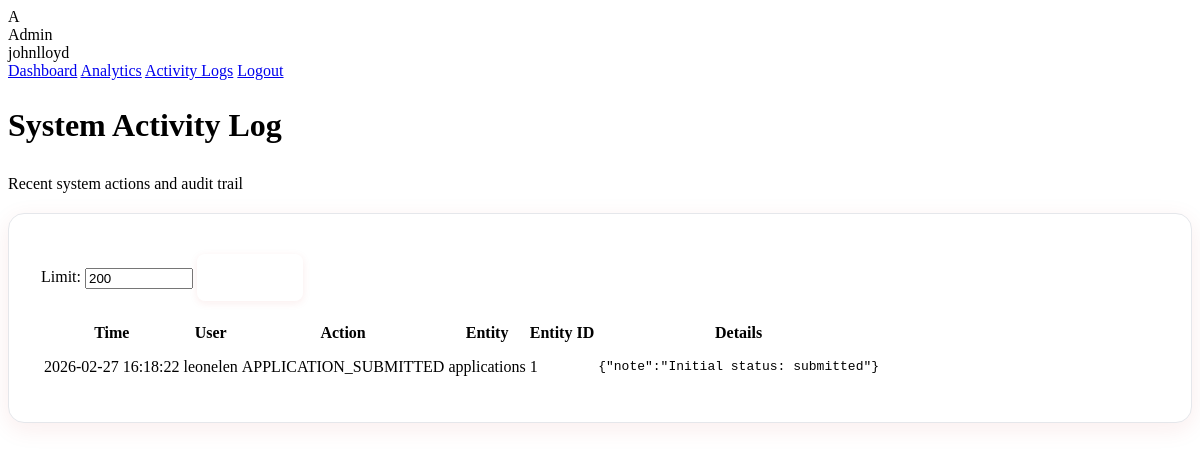
The page /admin/activity_logs.php (signed in) on the database its author committed.
### tables this page shows
CREATE TABLE `audit_logs` (
  `id` int(11) NOT NULL,
  `user_id` int(11) DEFAULT NULL,
  `action` varchar(255) NOT NULL,
  `entity_type` varchar(100) NOT NULL,
  `entity_id` int(11) NOT NULL,
  `old_values` longtext DEFAULT NULL CHECK (json_valid(`old_values`)),
  `new_values` longtext DEFAULT NULL CHECK (json_valid(`new_values`)),
  `ip_address` varchar(45) NOT NULL,
  `user_agent` varchar(500) DEFAULT NULL,
  `created_at` datetime DEFAULT current_timestamp()
);

CREATE TABLE `users` (
  `id` int(11) NOT NULL,
  `username` varchar(100) NOT NULL,
  `password` varchar(255) NOT NULL,
  `first_name` varchar(100) NOT NULL,
  `last_name` varchar(100) NOT NULL,
  `email` varchar(150) NOT NULL,
  `phone` varchar(50) DEFAULT NULL,
  `address` text DEFAULT NULL,
  `role` enum('admin','student','staff') DEFAULT 'student',
  `active` tinyint(1) DEFAULT 1,
  `email_verified` tinyint(1) DEFAULT 0,
  `created_at` datetime DEFAULT current_timestamp(),
  `updated_at` datetime DEFAULT current_timestamp() ON UPDATE current_timestamp(),
  `secret_question` varchar(255) DEFAULT NULL,
  `secret_answer_hash` varchar(255) DEFAULT NULL
);

### admin/activity_logs.php (the view, shortened to what this page needs)
<?php
$pdo = getPDO();
$limit = isset($_GET['limit']) ? (int)$_GET['limit'] : 200;
$limit = min(max($limit, 10), 1000);
$stmt = $pdo->prepare('SELECT al.*, u.username FROM audit_logs al LEFT JOIN users u ON al.user_id = u.id ORDER BY al.created_at DESC LIMIT :lim');
$stmt->bindValue(':lim', $limit, PDO::PARAM_INT);
$stmt->execute();
$logs = $stmt->fetchAll(PDO::FETCH_ASSOC);
?>
<!doctype html>
<html>
<head>
  <link rel="stylesheet" href="../assets/style.css">
</head>
<body>
  <div class="dashboard-app">
    <aside class="sidebar">
      <div class="profile"><div class="avatar">A</div><div><div class="welcome">Admin</div><div class="username"><?= htmlspecialchars($_SESSION['user']['username']) ?></div></div></div>
      <nav>
        <a href="dashboard.php">Dashboard</a>
        <a href="analytics.php">Analytics</a>
        <a href="activity_logs.php">Activity Logs</a>
        <a href="../auth/logout.php">Logout</a>
      </nav>
    </aside>
    <main class="main">
      <div class="header-row"><h2>System Activity Log</h2><p class="muted">Recent system actions and audit trail</p></div>
      <section class="panel">
        <form method="get" style="margin-bottom:12px">Limit: <input type="number" name="limit" value="<?= htmlspecialchars($limit) ?>" style="width:100px"> <button class="btn">Apply</button></form>
        <table>
          <thead><tr><th>Time</th><th>User</th><th>Action</th><th>Entity</th><th>Entity ID</th><th>Details</th></tr></thead>
          <tbody>
            <?php foreach ($logs as $l): ?>
              <tr>
                <td><?= htmlspecialchars($l['created_at']) ?></td>
                <td><?= htmlspecialchars($l['username'] ?? 'System') ?></td>
                <td><?= htmlspecialchars($l['action']) ?></td>
                <td><?= htmlspecialchars($l['entity_type'] ?? $l['target_table'] ?? '') ?></td>
                <td><?= htmlspecialchars($l['entity_id'] ?? $l['target_id'] ?? '') ?></td>
                <td><pre style="white-space:pre-wrap;max-width:600px;overflow:auto"><?= htmlspecialchars($l['new_values'] ?? $l['description'] ?? '') ?></pre></td>
              </tr>
            <?php endforeach; ?>
          </tbody>
        </table>
      </section>
    </main>
  </div>
</body>
</html>

### assets/style.css (style rules this page uses)
.panel { background: #fff; padding: 2rem; border-radius: 16px; border: 1px solid #e5e7eb; box-shadow: 0 6px 24px rgba(185,28,28,0.08); transition: box-shadow 0.2s, border-color 0.2s; }
.btn { display: inline-block; padding: 0.9rem 2rem; border-radius: 8px; border: none; background: var(--primary); color: #fff; font-weight: 600; font-size: 1rem; cursor: pointer; box-shadow: 0 2px 8px rgba(185,28,28,0.08); transition: background 0.2s, box-shadow 0.2s, transform 0.2s; font-family: inherit; margin: 0.5rem 0.5rem 0.5rem 0; }
h2 { font-size: 2rem; font-weight: 600; }
p { color: var(--text-secondary); line-height: 1.7; }

### rows shown on the page
audit_logs: created_at "2026-02-27 16:18:22", user.username "leonelen", action "APPLICATION_SUBMITTED", entity_type "applications", entity "1", new_values "{\"note\":\"Initial status: submitted\"}"

### other values the page prints
$_SESSION['user']['username'] "johnlloyd"
